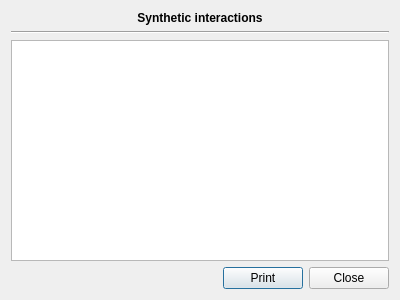
<?xml version="1.0" encoding="UTF-8"?>
<ui version="4.0">
 <class>mfInteractionDialog</class>
 <widget class="QDialog" name="mfInteractionDialog">
  <property name="geometry">
   <rect>
    <x>0</x>
    <y>0</y>
    <width>400</width>
    <height>300</height>
   </rect>
  </property>
  <property name="windowTitle">
   <string>Dialog</string>
  </property>
  <layout class="QGridLayout" name="gridLayout">
   <item row="0" column="0">
    <widget class="QLabel" name="label">
     <property name="sizePolicy">
      <sizepolicy hsizetype="Expanding" vsizetype="Preferred">
       <horstretch>0</horstretch>
       <verstretch>0</verstretch>
      </sizepolicy>
     </property>
     <property name="font">
      <font>
       <weight>75</weight>
       <bold>true</bold>
      </font>
     </property>
     <property name="text">
      <string>Synthetic interactions</string>
     </property>
     <property name="alignment">
      <set>Qt::AlignCenter</set>
     </property>
    </widget>
   </item>
   <item row="1" column="0">
    <widget class="Line" name="line">
     <property name="orientation">
      <enum>Qt::Horizontal</enum>
     </property>
    </widget>
   </item>
   <item row="2" column="0">
    <widget class="QTextBrowser" name="textBrowser"/>
   </item>
   <item row="3" column="0">
    <layout class="QHBoxLayout" name="horizontalLayout">
     <item>
      <spacer name="horizontalSpacer">
       <property name="orientation">
        <enum>Qt::Horizontal</enum>
       </property>
       <property name="sizeHint" stdset="0">
        <size>
         <width>40</width>
         <height>20</height>
        </size>
       </property>
      </spacer>
     </item>
     <item>
      <widget class="QPushButton" name="printButton">
       <property name="text">
        <string>Print</string>
       </property>
      </widget>
     </item>
     <item>
      <widget class="QPushButton" name="pushButton">
       <property name="text">
        <string>Close</string>
       </property>
      </widget>
     </item>
    </layout>
   </item>
  </layout>
 </widget>
 <resources/>
 <connections>
  <connection>
   <sender>pushButton</sender>
   <signal>clicked()</signal>
   <receiver>mfInteractionDialog</receiver>
   <slot>accept()</slot>
   <hints>
    <hint type="sourcelabel">
     <x>357</x>
     <y>272</y>
    </hint>
    <hint type="destinationlabel">
     <x>397</x>
     <y>264</y>
    </hint>
   </hints>
  </connection>
 </connections>
</ui>
